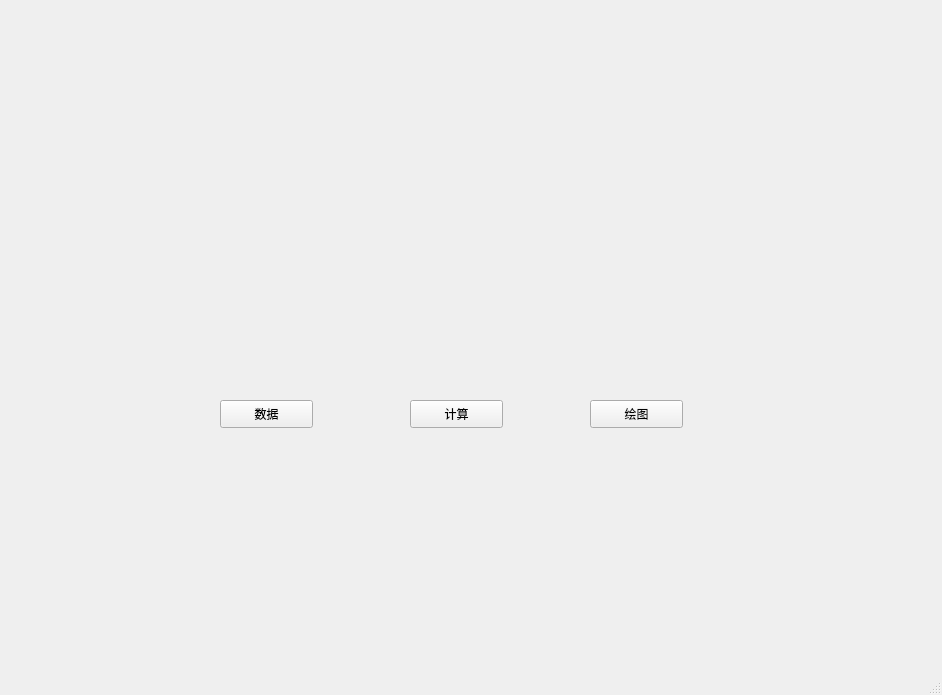
<?xml version="1.0" encoding="UTF-8"?>
<ui version="4.0">
 <class>MainWindow</class>
 <widget class="QMainWindow" name="MainWindow">
  <property name="geometry">
   <rect>
    <x>0</x>
    <y>0</y>
    <width>942</width>
    <height>695</height>
   </rect>
  </property>
  <property name="windowTitle">
   <string>v0.1</string>
  </property>
  <property name="autoFillBackground">
   <bool>false</bool>
  </property>
  <property name="styleSheet">
   <string notr="true"/>
  </property>
  <widget class="QWidget" name="centralwidget">
   <property name="styleSheet">
    <string notr="true">border-image: url(&quot;background.png&quot;)</string>
   </property>
   <widget class="QPushButton" name="pushButton">
    <property name="geometry">
     <rect>
      <x>220</x>
      <y>400</y>
      <width>93</width>
      <height>28</height>
     </rect>
    </property>
    <property name="styleSheet">
     <string notr="true">border-image: url()</string>
    </property>
    <property name="text">
     <string>数据</string>
    </property>
   </widget>
   <widget class="QPushButton" name="pushButton_2">
    <property name="geometry">
     <rect>
      <x>410</x>
      <y>400</y>
      <width>93</width>
      <height>28</height>
     </rect>
    </property>
    <property name="styleSheet">
     <string notr="true">border-image: url()</string>
    </property>
    <property name="text">
     <string>计算</string>
    </property>
   </widget>
   <widget class="QPushButton" name="pushButton_3">
    <property name="geometry">
     <rect>
      <x>590</x>
      <y>400</y>
      <width>93</width>
      <height>28</height>
     </rect>
    </property>
    <property name="styleSheet">
     <string notr="true">border-image: url()</string>
    </property>
    <property name="text">
     <string>绘图</string>
    </property>
   </widget>
  </widget>
  <widget class="QMenuBar" name="menubar">
   <property name="geometry">
    <rect>
     <x>0</x>
     <y>0</y>
     <width>942</width>
     <height>26</height>
    </rect>
   </property>
  </widget>
  <widget class="QStatusBar" name="statusbar"/>
 </widget>
 <resources/>
 <connections/>
</ui>
